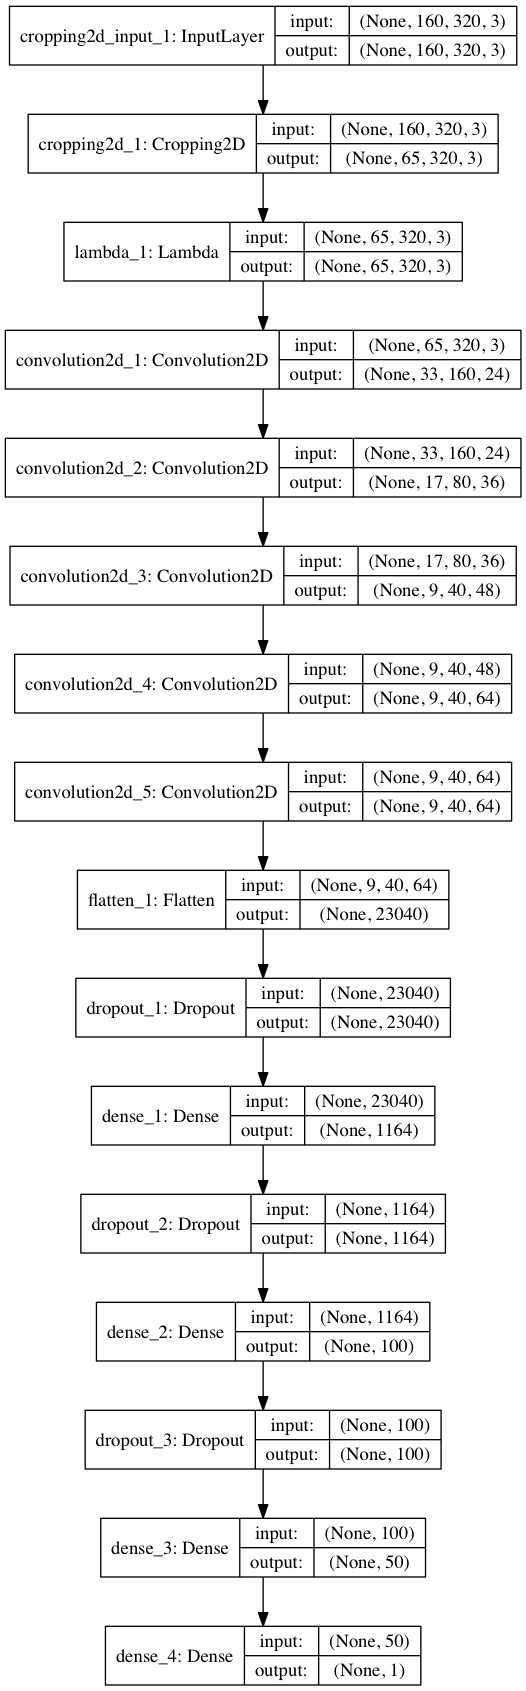

The script that saved this image:
import csv
import json
import os

import matplotlib.image as mpimg
import numpy as np
import pandas as pd
from sklearn.model_selection import train_test_split
from sklearn.utils import shuffle

import cv2
from keras.layers import (Activation, Convolution2D, Cropping2D, Dense,
                          Dropout, Flatten, Lambda, MaxPooling2D, ELU)
from keras.models import Sequential, load_model


DATA_FOLDER = "./data/"

def generator(samples, batch_size=32):
    ''' feed data to keras fit_generator for training
    '''
    num_samples = len(samples)
    while 1: # Loop forever so the generator never terminates
        shuffle(samples)
        for offset in range(0, num_samples, batch_size):
            batch_samples = samples[offset:offset+batch_size]
            images = []
            angles = []
            for batch_sample in batch_samples:
                image = cv2.imread(batch_sample[0])
                angle = float(batch_sample[1])
                images.append(image)
                angles.append(angle)

            X_train = np.array(images)
            y_train = np.array(angles)
            yield shuffle(X_train, y_train)

def create_model_commaai():
    #ch, row, col = 3, 160, 320  # camera format
    ch, row, col = 3, 65, 320  # Trimmed image format

    model = Sequential()
    model.add(Cropping2D(cropping=((70,25), (0,0)), input_shape=(160,320,3)))
    model.add(Lambda(lambda x: x/255 - 0.5, input_shape=(row, col, ch), output_shape=(row, col, ch)))
    model.add(Convolution2D(16, 8, 8, subsample=(4, 4), border_mode="same"))
    model.add(ELU())
    model.add(Convolution2D(32, 5, 5, subsample=(2, 2), border_mode="same"))
    model.add(ELU())
    model.add(Convolution2D(64, 5, 5, subsample=(2, 2), border_mode="same"))
    model.add(Flatten())
    model.add(Dropout(.2))
    model.add(ELU())
    model.add(Dense(512))
    model.add(Dropout(.5))
    model.add(ELU())
    model.add(Dense(1))
    model.compile(optimizer="adam", loss="mse")
    return model

def create_model():
    """Create model
    """
    ch, row, col = 3, 65, 320  # Trimmed image format
    model = Sequential()
    # crop image. new shape: (80, 320, 3)
    model.add(Cropping2D(cropping=((70,25), (0,0)), input_shape=(160,320,3)))
    # normalize image
    model.add(Lambda(lambda x: x/127.5 - 1., input_shape=(row, col, ch), output_shape=(row, col, ch)))
    model.add(Convolution2D(24, 5, 5, border_mode='same', activation='relu',
                            subsample=(2, 2), input_shape=(ch, row, col)))
    model.add(Convolution2D(36, 5, 5, border_mode='same', activation='relu',
                            subsample=(2, 2)))
    model.add(Convolution2D(48, 5, 5, border_mode='same', activation='relu',
                            subsample=(2, 2)))
    model.add(Convolution2D(64, 3, 3, border_mode='same', activation='relu', ))
    model.add(Convolution2D(64, 3, 3, border_mode='same', activation='relu', ))
    model.add(Flatten())
    model.add(Dropout(0.5))
    model.add(Dense(1164, activation='relu'))
    model.add(Dropout(0.5))
    model.add(Dense(100, activation='relu'))
    model.add(Dropout(0.5))
    model.add(Dense(50, activation='relu'))
    model.add(Dense(1))
    return model

def train():
    samples = []
    with open('processed_driving_log.csv') as csvfile:
        reader = csv.reader(csvfile)
        next(reader, None) # skip header
        for row in reader:
            samples.append([row[0],row[1]])
    print("samples", len(samples))
    train_samples, validation_samples = train_test_split(samples, test_size=0.2)

    # compile and train the model using the generator function
    train_generator = generator(train_samples, batch_size=32)
    validation_generator = generator(validation_samples, batch_size=32)

    model = create_model()
    model.compile(loss='mse', optimizer='adam')
    model.fit_generator(train_generator,
            samples_per_epoch=len(train_samples),
            validation_data=validation_generator,
            nb_val_samples=len(validation_samples),
            nb_epoch=5)
    save_model(model)

def save_model(model):
    ''' save a model to disc
    '''
    model.save("model.h5")

def show_model_info(model=None):
    ''' generate a diagram for the model and print the model summary
    '''
    from keras.models import load_model
    from keras.utils.visualize_util import plot
    if model == None:
        model = load_model("model.h5")
    plot(model, to_file='model.png', show_shapes=True)
    print(model.summary())

if __name__ == "__main__":
    #train()
    show_model_info()
    #model = create_model()
    #show_model_info(model)    
    

